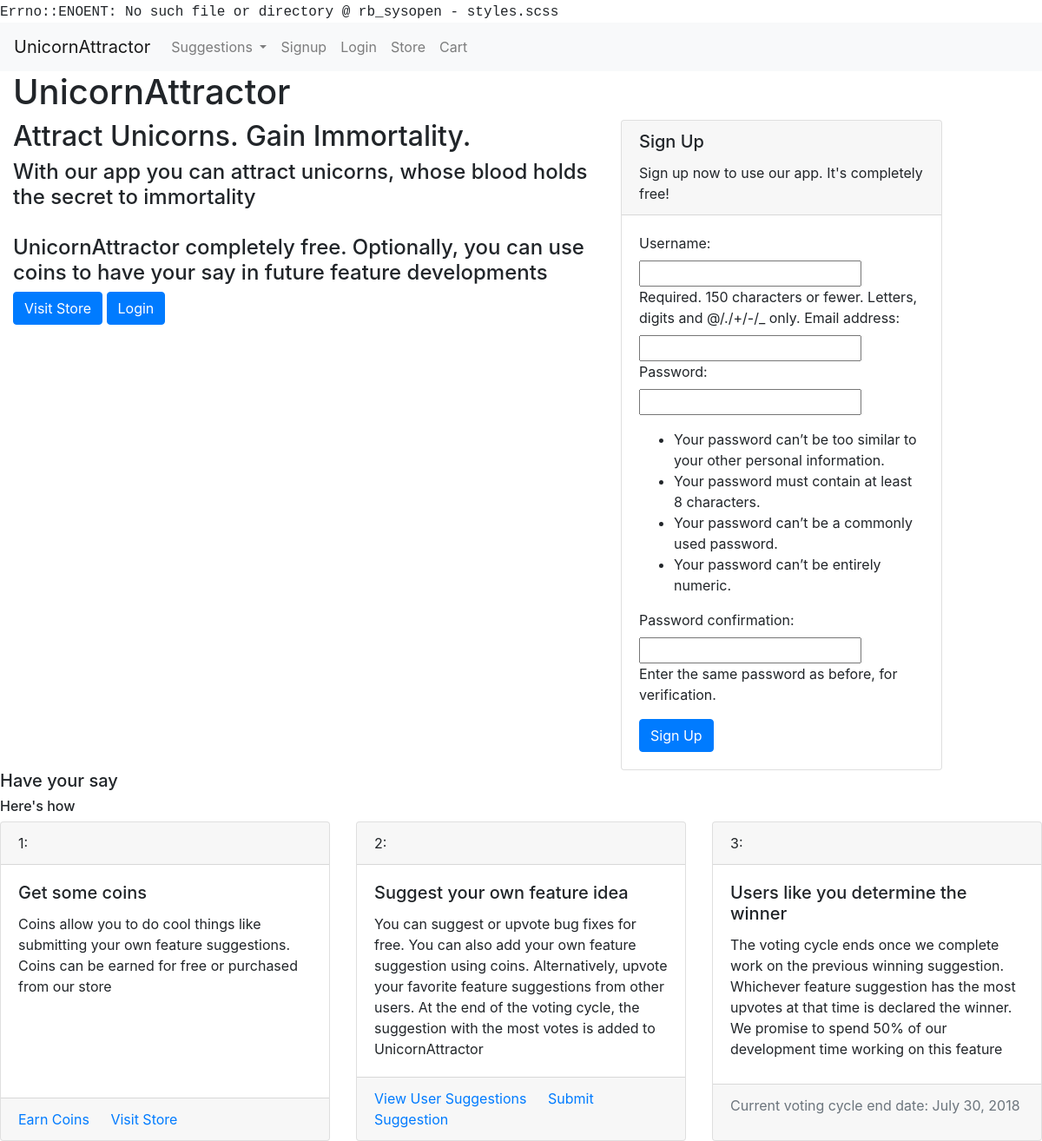
/, run on an earlier commit of the app's database.
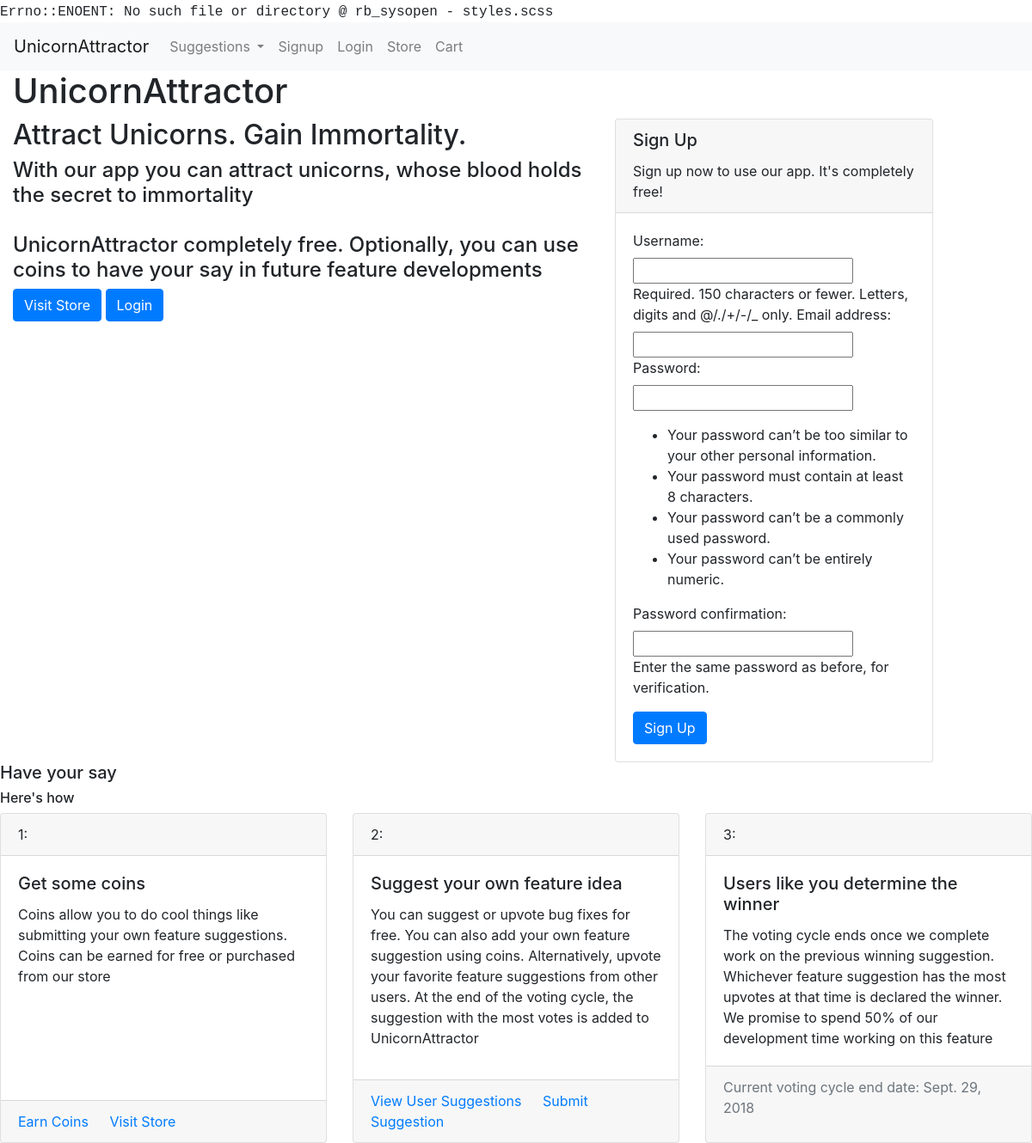
And on a later commit of the database.
### usersuggestions/models.py (models this page shows, shortened)
class SuggestionAdminPage(models.Model):
    status_choices = ((0, "not scheduled"), (1, "scheduled"), (2, "in progress"), (3, "completed"))
    priority_choices = ((0, "low"), (1, 'normal'), (2, 'high'))
    suggestion = models.ForeignKey(Suggestion, null=False, on_delete=models.CASCADE)
    status = models.PositiveSmallIntegerField(choices=status_choices, default=0)
    developer_assigned = models.ForeignKey(User, null=True, blank=True, on_delete=models.PROTECT)
    priority = models.PositiveSmallIntegerField(choices=priority_choices, null=True, blank=True, default=1)
    date_started = models.DateField(null=True, blank=True)
    estimated_days_to_complete = models.PositiveSmallIntegerField(null=True, blank=True)
    expected_completion_date = models.DateField(null=True, blank=True)
    date_completed = models.DateField(null=True, blank=True)
    in_current_voting_cycle = models.BooleanField(blank=False, default=True)
    github_branch = models.CharField(null=True, blank=True, max_length=50)
    was_successful = models.NullBooleanField(blank=True, null=True)
    current_winner = models.BooleanField(blank=False, default=False)

### unicornapp/views.py (the view, shortened to what this page needs)
# urls.py: url(r'^$', render_home, name="home"),
def render_home(request):
    form = UserSignupForm
    voting_end_date = get_voting_end_date()
    return render(request, "home.html", {"form": form, "voting_end_date": voting_end_date})

### market/cart.py (called while the page is built)
    def __len__(self):
        return sum(item['quantity'] for item in self.cart.values())

### market/contexts.py (called while the page is built)
def cart(request):
    return {'cart': Cart(request)}

def usercoins(request):
    if request.user.is_authenticated:
        user = request.user
        coins_amount = return_user_coins(user)
        return {"usercoins": coins_amount}
    else:
        return {"usercoins": None}

def coins_are_enabled(request):
    return {"coins_are_enabled": settings.COINS_ENABLED}

### usersuggestions/voting.py (called while the page is built)
def get_voting_end_date():
    try:
        current_winner = SuggestionAdminPage.objects.get(current_winner="True")
        return current_winner.expected_completion_date
    except:
        return datetime.date.today() + datetime.timedelta(days=5)

### unicornapp/templates/home.html (shortened to what the changed rows need)
{% extends 'base.html' %} {% load bootstrap_tags %}
{% block content %}
<header id="home-header" class="container-fluid">
    <h1 id="home-title">UnicornAttractor</h1>
    <div class="row">
        {% if not user.is_authenticated %}
        <div class=" col-xs-12 col-md-7">
            <div id="header-text">
                <h2 id="header-title">Attract Unicorns. Gain Immortality.</h2>
            </div>
        </div>
        <div class="col-xs-12 col-md-4">
            <form id="home-signup-form" method="POST">
                <div class="card">
                    <div class="card-body">
                        <p class="card-text"> {{ form|as_bootstrap }}</p>
                    </div>
                </div>
            </form>
        </div>
        {% endif %}
    </div>
</header>
<main>
    <div id="have-your-say-section" class="container-fluid">
        <div class="row">
            <div class="card-deck">
                <div class="card">
                    <div class="card-footer">
                        <p class="text-muted">Current voting cycle end date: {{ voting_end_date }}</p>
                    </div>
                </div>
            </div>
        </div>
    </div>
</main>
{% endblock %}

What changed in the data, as far as the page shows it:
no longer on this page (row edited): SuggestionAdminPage: expected_completion_date "July 30, 2018"
added SuggestionAdminPage: expected_completion_date "Sept. 29, 2018"
